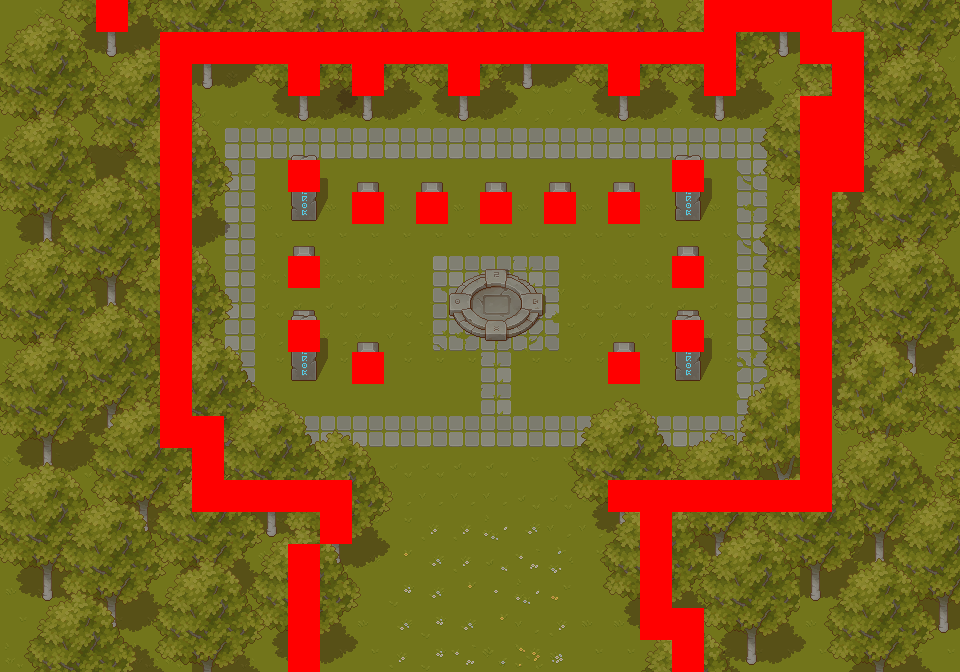

A level layout from a 2D game, rendered from its tile map. Below: a short description, then the map file with tile-grid data replaced by summaries:
An orthogonal 30x21 tile map with 32x32 px tiles, 15 tile layers (Tile Layer 1, Tile Layer 2, тінь, Tile Layer 13, ...), 6 tilesets.

<map version="1.9" tiledversion="1.9.2" orientation="orthogonal" renderorder="right-down" width="30" height="21" tilewidth="32" tileheight="32" infinite="0" nextlayerid="20" nextobjectid="1">
 <tileset firstgid="1" source="../tilesets/TX Tileset Grass.tsx" />
 <tileset firstgid="65" source="../tilesets/TX Props.tsx" />
 <tileset firstgid="321" source="../tilesets/TX Plant.tsx" />
 <tileset firstgid="577" source="../tilesets/TX Shadow Plant.tsx" />
 <tileset firstgid="833" source="../tilesets/TX Shadow.tsx" />
 <tileset firstgid="1089" source="../tilesets/collision.tsx" />
 <layer id="1" name="Tile Layer 1" width="30" height="21">
  <data>[630 cells, 630 non-empty, 24 distinct tile ids]</data>
 </layer>
 <layer id="2" name="Tile Layer 2" width="30" height="21">
  <data>[630 cells, 67 non-empty, 12 distinct tile ids]</data>
 </layer>
 <group id="18" name="Group 2" opacity="0.41">
  <layer id="15" name="тінь" width="30" height="21">
   <data>[630 cells, 191 non-empty, 26 distinct tile ids]</data>
  </layer>
  <layer id="16" name="Tile Layer 13" width="30" height="21">
   <data>[630 cells, 179 non-empty, 10 distinct tile ids]</data>
  </layer>
 </group>
 <layer id="5" name="Tile Layer 4" width="30" height="21">
  <data>[630 cells, 8 non-empty, 2 distinct tile ids]</data>
 </layer>
 <layer id="3" name="Tile Layer 3" width="30" height="21">
  <data>[630 cells, 35 non-empty, 14 distinct tile ids]</data>
 </layer>
 <layer id="17" name="Tile Layer 14" width="30" height="21">
  <data>[630 cells, 8 non-empty, 2 distinct tile ids]</data>
 </layer>
 <group id="9" name="Group 1">
  <layer id="13" name="Tile Layer 11" width="30" height="21">
   <data>[630 cells, 13 non-empty, 2 distinct tile ids]</data>
  </layer>
  <layer id="6" name="Tile Layer 5" width="30" height="21">
   <data>[630 cells, 183 non-empty, 25 distinct tile ids]</data>
  </layer>
  <layer id="7" name="Tile Layer 6" width="30" height="21">
   <data>[630 cells, 235 non-empty, 25 distinct tile ids]</data>
  </layer>
  <layer id="8" name="Tile Layer 7" width="30" height="21">
   <data>[630 cells, 157 non-empty, 45 distinct tile ids]</data>
  </layer>
  <layer id="10" name="Tile Layer 8" width="30" height="21">
   <data>[630 cells, 150 non-empty, 25 distinct tile ids]</data>
  </layer>
  <layer id="11" name="Tile Layer 9" width="30" height="21">
   <data>[630 cells, 123 non-empty, 25 distinct tile ids]</data>
  </layer>
  <layer id="12" name="Tile Layer 10" width="30" height="21">
   <data>[630 cells, 109 non-empty, 25 distinct tile ids]</data>
  </layer>
 </group>
 <layer id="19" name="collisions" width="30" height="21">
  <data>[630 cells, 96 non-empty, 1 distinct tile ids]</data>
 </layer>
</map>
